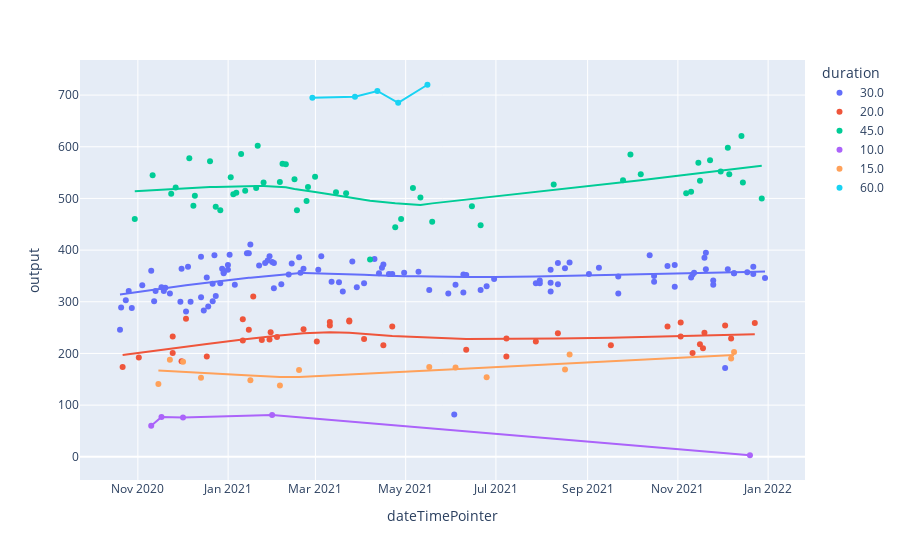

The cell this chart's notebook holds for it:
### Code cell
import plotly.express as px
import plotly.graph_objects as go
fig1 = px.scatter(sampleClassDF, x="dateTimePointer", y='output',
                 trendline="lowess",color="duration")
fig1.show()
